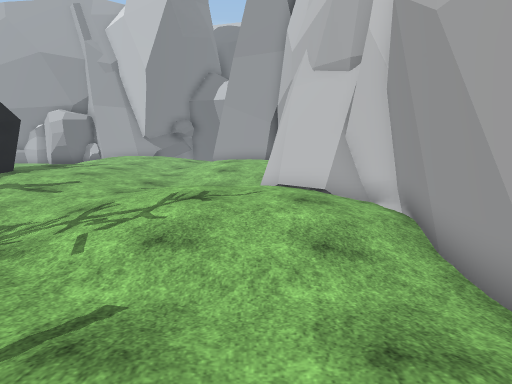
[1] (above)

18 first-person views from a walk through a scene from a Unity 3-D project. The camera is 1.4 m above the floor, tilts 10° down and sees 75° across. The floor is counted in squares, 1 m on a side. Each view is taken from the middle of a square. On the plan, view 1 faces up. The plan holds only what a view shows up to about 15 squares ahead; the rest is blank. The place goes on beyond the plan. The player is left out. Some surface patterns are stand-ins.

[2]
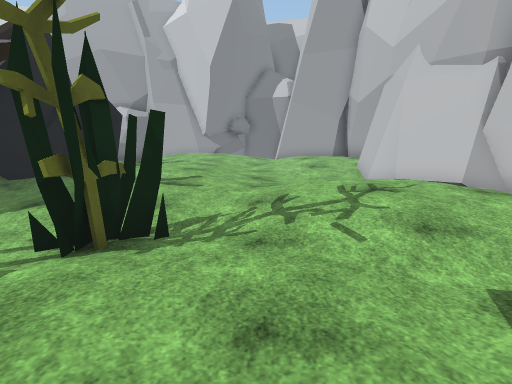

[3]
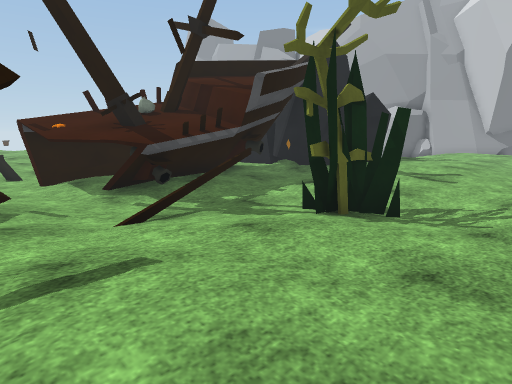

[4]
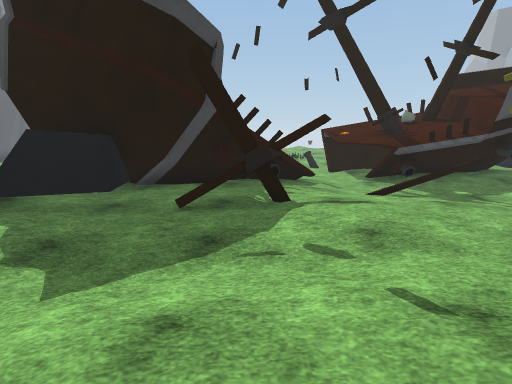

[5]
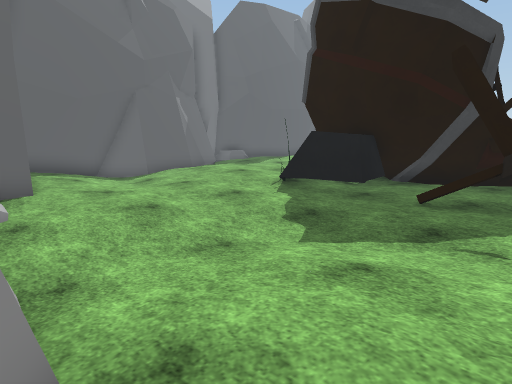

[6]
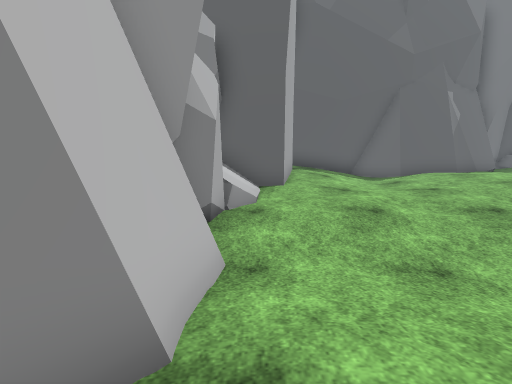

[7]
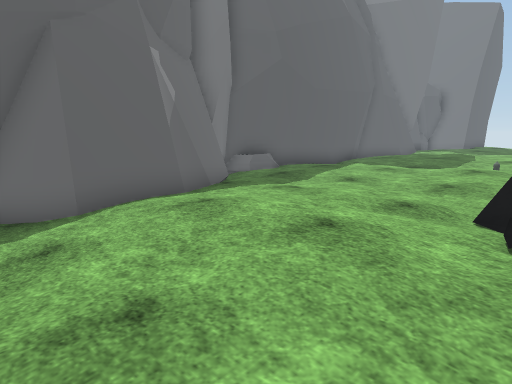

[8]
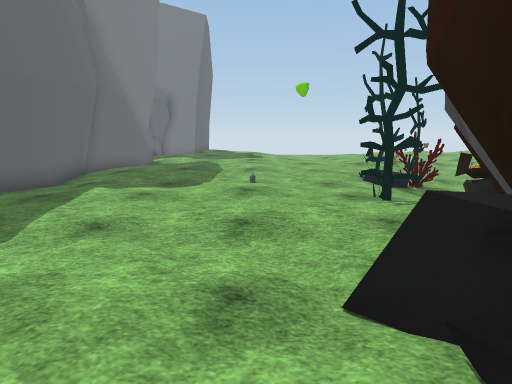

[9]
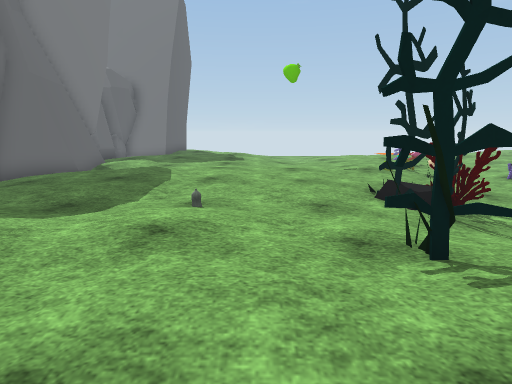

[10]
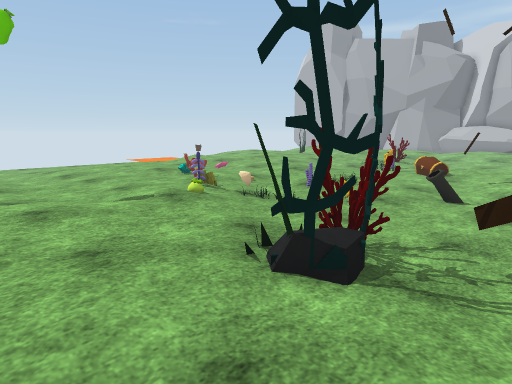

[11]
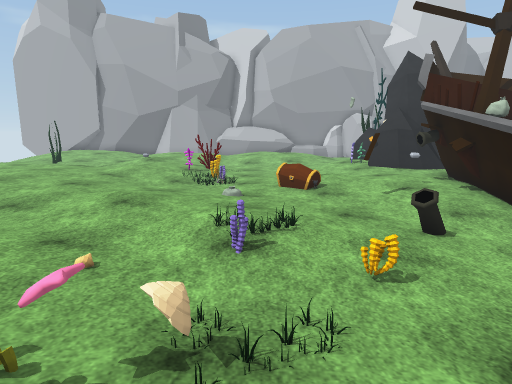

[12]
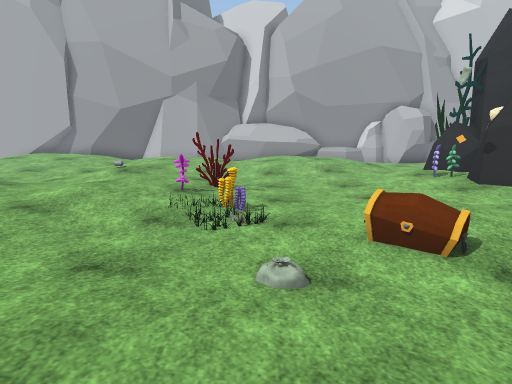

[13]
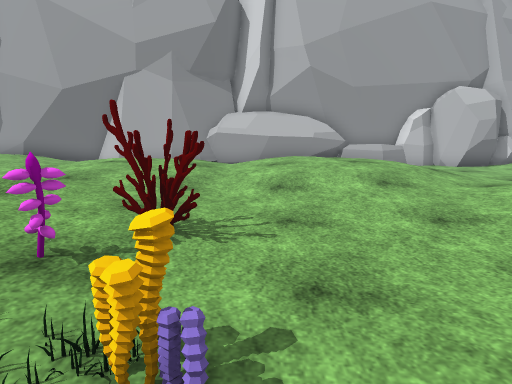

[14]
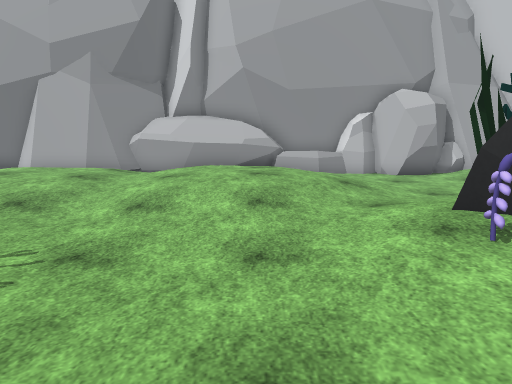

[15]
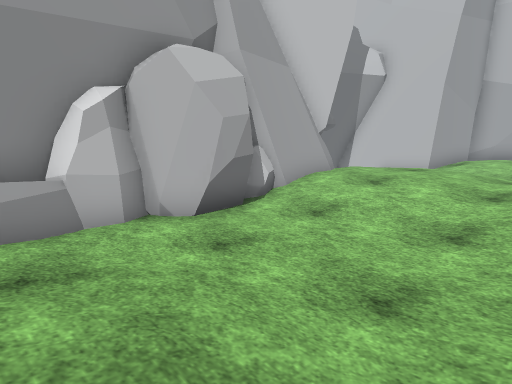

[16]
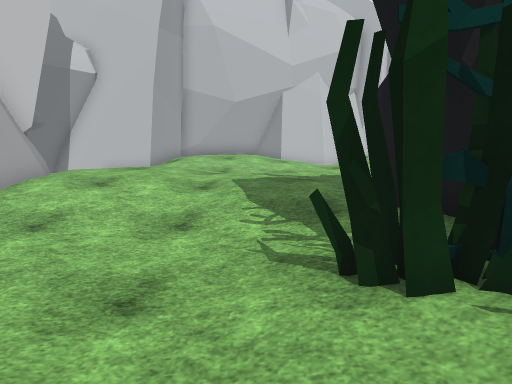

[17]
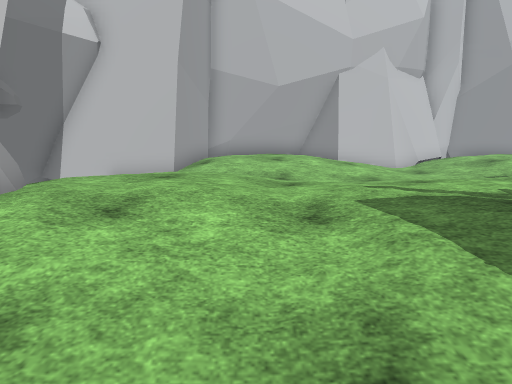

[18]
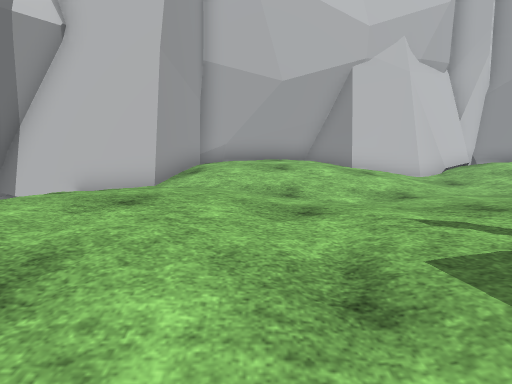

### Floor plan
Key: @ floor where view 1 was taken; # wall or solid block; x gap in a wall; . main floor; : floor 0.25 m higher than the main floor; - floor 0.25 m lower than the main floor; / step, stairs or slope; = window, fence, low wall or low ledge; ^ raised ledge; O other object.
Columns run from 29 left of view 1 to 3 right of it. Each row starts with its distance up from view 1.
 25                          ###
 24                         ####
 23           #^###OO ##### O =#
 22 ##  ####^^^OOOOOOOO####:./-#
 21  ####/-=^.   ---OO-/::::..-##
 20   :.:..  ::./-----/..::::/-.####
 19   ::::.::::://-----/.:::../.::##
 18 ..::::..::::./-----/.:../-.:::##
 17 ..::::..:::://----///....-..::##
 16 ..::..//.:://-----/::::.--..:::#
 15 . .../-////.-..##./::::..--./.##
 14 -  //-------./#####::::..--./.#
 13 .////.------/#######:::.//---=#
 12 .//:..O-----.O######::::/-----#
 11 /..::OO-----.O#####.:::..--///##
 10 :..::O------.#####/......../../##
  9 ::::/.O----....###--....../:::./#
  8 ::../.OO--./... ##--.......::::/#
  7 :::..----..:..   ##--...-..::::.#
  6 :::..----^=..#######---#--.::::/#
  5 :::...-/--=-.### ##=--##--...../#
  4  :.....----#.######=--#/..../..-#
  3   ...:..-----####^^-=-......--.-#
  2   ........---####---//....../../
  1    .......-=---/-----.......
  0     ....O-----  --///..::...:@
 -1     :./.--O---    /=..#.....::::
 -2  ::::../------     #=.##.....::#
 -3 ::::.O:O.-----     ##..=..-/.:.#
 -4 .::::.O:..-OOx#     #.....-////#
 -5 ......:::..OO-- #   ##O/.------#
 -6 -......:::.OO./.#####OOO..-----#
 -7 -...../:::: ...##:## O OO..-...O
 -8    ...::::::....::: O# O.......OO
 -9     ::::::::..::::..O..:....../ O
-10     ::::::::./::::....:::...../
-11      :::::::.:::::...:::.....###
-12     ::: ::::..::....:::://-/:#
-13     :.   :::..:::....::./--/:#
-14     ::   :::/.::......../--.:
-15     :/.  :::.........####//.#
-16     #### ..........###  #####
-17        ###########.#
-18                  ###

Where each view was taken, in squares from view 1:
view 1: 0 up, 0 right, facing up
view 2: 0 up, 4 left, facing up
view 3: 1 down, 3 left, facing up-left
view 4: 2 down, 1 right, facing left
view 5: 1 down, 2 right, facing down-left
view 6: 1 down, 1 right, facing down
view 7: 8 down, 3 left, facing down-left
view 8: 10 down, 6 left, facing left
view 9: 9 down, 10 left, facing left
view 10: 9 down, 15 left, facing up-left
view 11: 5 down, 21 left, facing up
view 12: 1 up, 22 left, facing up
view 13: 7 up, 22 left, facing up
view 14: 8 up, 19 left, facing up
view 15: 16 up, 17 left, facing up-right
view 16: 16 up, 17 left, facing right
view 17: 18 up, 13 left, facing right
view 18: 18 up, 11 left, facing right
